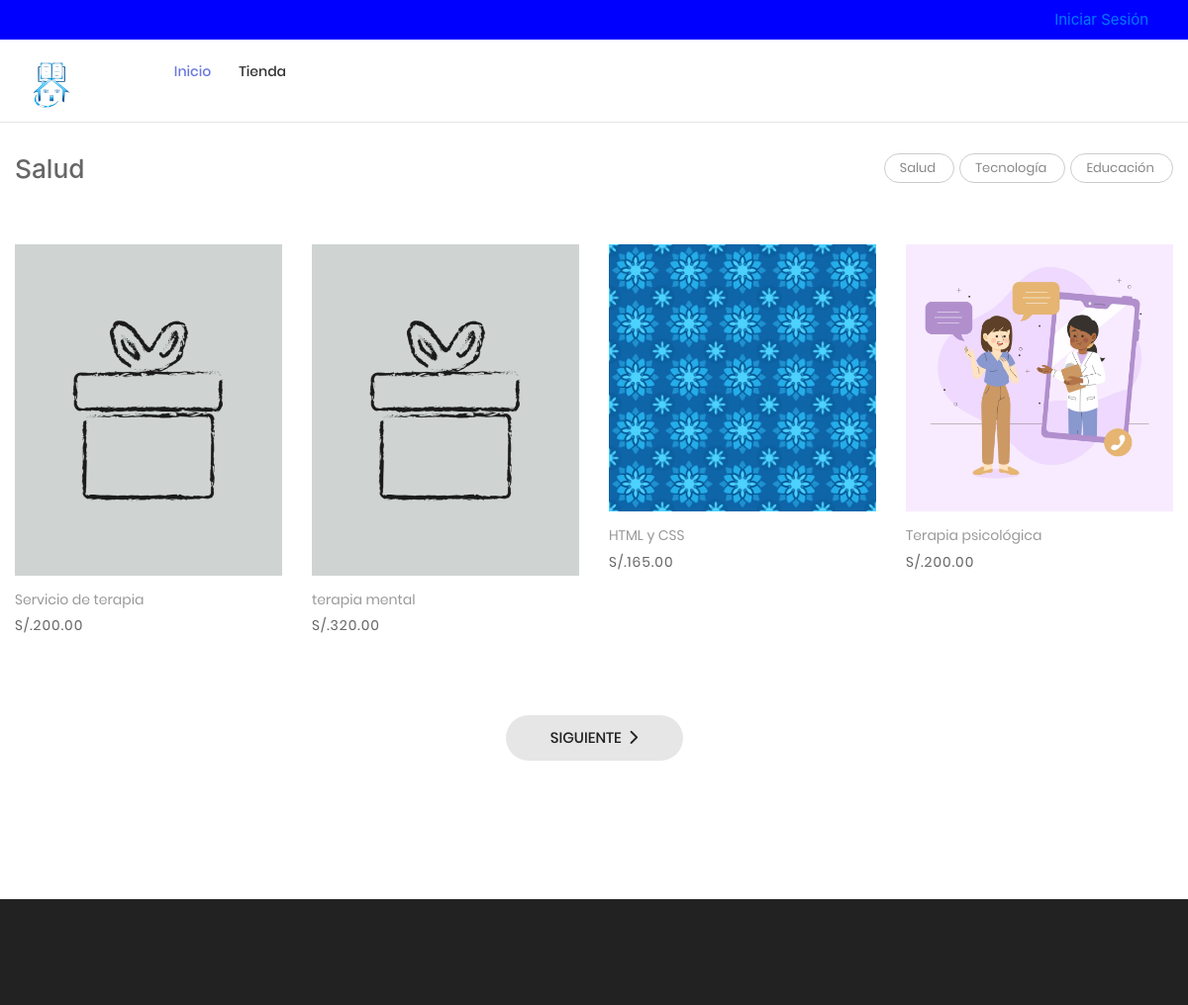
The app's page /tienda/categoria/1/salud with its own data.
### tables this page shows
CREATE TABLE `categoria` (
  `idcategoria` bigint NOT NULL AUTO_INCREMENT,
  `nombre` varchar(255) NOT NULL,
  `descripcion` text NOT NULL,
  `portada` varchar(100) NOT NULL,
  `datecreated` datetime NOT NULL DEFAULT CURRENT_TIMESTAMP,
  `ruta` varchar(255) NOT NULL,
  `status` int NOT NULL DEFAULT '1',
  PRIMARY KEY (`idcategoria`)
);

CREATE TABLE `servicio` (
  `idservicio` bigint NOT NULL AUTO_INCREMENT,
  `categoriaid` bigint NOT NULL,
  `codigo` varchar(30) NOT NULL,
  `nombre` varchar(255) NOT NULL,
  `descripcion` text NOT NULL,
  `precio` decimal(11,2) NOT NULL,
  `stock` int NOT NULL,
  `imagen` varchar(100) DEFAULT NULL,
  `datecreated` datetime NOT NULL DEFAULT CURRENT_TIMESTAMP,
  `ruta` varchar(255) NOT NULL,
  `status` int DEFAULT '2',
  `idpersona` bigint DEFAULT NULL,
  `valoracion` int DEFAULT '0',
  PRIMARY KEY (`idservicio`),
  KEY `categoriaid` (`categoriaid`),
  CONSTRAINT `servicio_ibfk_1` FOREIGN KEY (`categoriaid`) REFERENCES `categoria` (`idcategoria`) ON DELETE CASCADE ON UPDATE CASCADE
);

### Libraries/Core/Views.php (called while the page is built)
<?php
	class Views
	{
		function getView($controller,$view,$data="")
		{
			$controller = get_class($controller);
			if($controller == "Home"){
				$view = "Views/".$view.".php";
			}else{
				$view = "Views/".$controller."/".$view.".php";
			}
			require_once ($view);
		}
	}
 ?>

### index.php (called while the page is built, shortened)
<?php
	require_once("Helpers/Helpers.php");
	require_once("Libraries/Core/Load.php");
 ?>

### Libraries/Core/Mysql.php (called while the page is built, shortened)
<?php
	class Mysql extends Conexion
	{
		private $conexion;
		function __construct()
		{
			$this->conexion = new Conexion();
			$this->conexion = $this->conexion->conect();
		}
		public function select(string $query)
		{
			$this->strquery = $query;
        	$result = $this->conexion->prepare($this->strquery);
			$result->execute();
        	$data = $result->fetch(PDO::FETCH_ASSOC);
        	return $data;
		}
		public function select_all(string $query)
		{
			$this->strquery = $query;
        	$result = $this->conexion->prepare($this->strquery);
			$result->execute();
        	$data = $result->fetchall(PDO::FETCH_ASSOC);
        	return $data;
		}
	}
 ?>

### Libraries/Core/Conexion.php (called while the page is built)
<?php
class Conexion{
	private $conect;
	public function __construct(){
		$connectionString = "mysql:host=".DB_HOST.";dbname=".DB_NAME.";charset=".DB_CHARSET;
		try{
			$this->conect = new PDO($connectionString, DB_USER, DB_PASSWORD);
			$this->conect->setAttribute(PDO::ATTR_ERRMODE, PDO::ERRMODE_EXCEPTION);
		}catch(PDOException $e){
			$this->conect = 'Error de conexión';
		    echo "ERROR: " . $e->getMessage();
		}
	}
	public function conect(){
		return $this->conect;
	}
}
?>

### Models/TServicio.php (called while the page is built, shortened)
<?php
require_once("Libraries/Core/Mysql.php");
trait TServicio{
	public function getServiciosCategoriaT(int $idcategoria, string $ruta, $desde = null, $porpagina = null){
		$this->intIdcategoria = $idcategoria;
		$this->strRuta = $ruta;
		$where = "";
		if(is_numeric($desde) AND is_numeric($porpagina)){
			$where = " LIMIT ".$desde.",".$porpagina;
		}
		$this->con = new Mysql();
		$sql_cat = "SELECT idcategoria,nombre,ruta FROM categoria WHERE idcategoria = '{$this->intIdcategoria}'";
		$request = $this->con->select($sql_cat);
		if(!empty($request)){
			$this->strCategoria = $request['nombre'];
			$this->strRutaCategoria = $request['ruta'];
			$sql = "SELECT p.idservicio,
							p.codigo,
							p.nombre,
							p.descripcion,
							p.categoriaid,
							c.nombre as categoria,
							p.precio,
							p.ruta,
							p.stock
					FROM servicio p
					INNER JOIN categoria c
					ON p.categoriaid = c.idcategoria
					WHERE p.status != 0 AND p.categoriaid = $this->intIdcategoria AND c.ruta = '{$this->strRuta}'
					ORDER BY p.idservicio DESC ".$where;
					$request = $this->con->select_all($sql);
					if(count($request) > 0){
						for ($c=0; $c < count($request) ; $c++) {
							$intIdServicio = $request[$c]['idservicio'];
							$sqlImg = "SELECT img
									FROM imagen
									WHERE servicioid = $intIdServicio";
							$arrImg = $this->con->select_all($sqlImg);
							if(count($arrImg) > 0){
								for ($i=0; $i < count($arrImg); $i++) {
									$arrImg[$i]['url_image'] = media().'/images/uploads/'.$arrImg[$i]['img'];
								}
							}
							$request[$c]['images'] = $arrImg;
						}
					}
			$request = array('idcategoria' => $this->intIdcategoria,
								'ruta' => $this->strRutaCategoria,
								'categoria' => $this->strCategoria,
								'servicios' => $request
							);
		}
		return $request;
	}
}
 ?>

### Helpers/Helpers.php (called while the page is built, shortened)
<?php
	function base_url()
	{
		return BASE_URL;
	}
    function media()
    {
        return BASE_URL."/Assets";
    }
    function formatMoney($cantidad){
        $cantidad = number_format($cantidad,2,SPD,SPM);
        return $cantidad;
    }
    function getInfoPage(int $idpagina){
        require_once("Libraries/Core/Mysql.php");
        $con = new Mysql();
        $sql = "SELECT * FROM post WHERE idpost = $idpagina";
        $request = $con->select($sql);
        return $request;
    }
 ?>

### Models/TCategoria.php (called while the page is built, shortened)
<?php
require_once("Libraries/Core/Mysql.php");
trait TCategoria{
	public function getCategorias(){
		$this->con = new Mysql();
		$sql = "SELECT c.idcategoria, c.nombre, c.portada, c.ruta, count(p.categoriaid) AS cantidad
				FROM servicio p
				INNER JOIN categoria c
				ON p.categoriaid = c.idcategoria
				WHERE c.status = 1
				GROUP BY p.categoriaid, c.idcategoria";
		$request = $this->con->select_all($sql);
		if(count($request) > 0){
			for ($c=0; $c < count($request) ; $c++) {
				$request[$c]['portada'] = BASE_URL.'/Assets/images/uploads/'.$request[$c]['portada'];
			}
		}
		return $request;
	}
}
 ?>

### Views/Tienda/categoria.php (the view, shortened to what this page needs)
<?php
$arrServicios = $data['servicios'];
 ?>
<br><br><br>
<hr>
	<div class="bg0 m-t-23 p-b-140">
		<div class="container">
			<?php include_once('categorias.php')?>
			<div class="row isotope-grid">
			<?php
			if(!empty($arrServicios)){
				for ($p=0; $p < count($arrServicios); $p++) {
					$ruta = $arrServicios[$p]['ruta'];
					if(count($arrServicios[$p]['images']) > 0 ){
						$portada = $arrServicios[$p]['images'][0]['url_image'];
					}else{
						$portada = media().'/images/uploads/product.png';
					}
			 ?>
				<div class="col-sm-6 col-md-4 col-lg-3 p-b-35 isotope-item women">
					<div class="block2">
						<div class="block2-pic hov-img0">
							<img src="<?= $portada ?>" alt="<?= $arrServicios[$p]['nombre'] ?>">
						</div>
						<div class="block2-txt flex-w flex-t p-t-14">
							<div class="block2-txt-child1 flex-col-l ">
								<a href="<?= base_url().'/tienda/servicio/'.$arrServicios[$p]['idservicio'].'/'.$ruta; ?>" class="stext-104 cl4 hov-cl1 trans-04 js-name-b2 p-b-6">
									<?= $arrServicios[$p]['nombre'] ?>
								</a>
								<span class="stext-105 cl3">
									<?= SMONEY.formatMoney($arrServicios[$p]['precio']); ?>
								</span>
							</div>
							<div class="block2-txt-child2 flex-r p-t-3">
							</div>
						</div>
					</div>
				</div>
			<?php
				}
			}else{
				?>
			<p>No hay servicios para mostrar <a href="<?= base_url() ?>/tienda"> Ver servicios</a></p>
			<?php
			}
			?>
			</div>
			<?php
				if(count($data['servicios']) > 0){
					$nextPagina = $data['pagina'] + 1;
			 ?>
			<div class="flex-c-m flex-w w-full p-t-45">
			<?php if($data['pagina'] != $data['total_paginas']){ ?>
				<a href="<?= base_url() ?>/tienda/categoria/<?= $data['infoCategoria']['idcategoria'].'/'.$data['infoCategoria']['ruta'].'/'.$nextPagina ?>" class="flex-c-m stext-101 cl5 size-103 bg2 bor1 hov-btn1 p-lr-15 trans-04"> Siguiente &nbsp; <i class="fas fa-chevron-right"></i> </a>
			<?php } ?>
			</div>
			<?php
				}
			 ?>
		</div>
	</div>

### Views/Tienda/categorias.php
<div class="flex-w flex-sb-m p-b-52">
				<div class="flex-w flex-l-m filter-tope-group m-tb-10">
					<h3><?= $data['page_title']; ?></h3>
				</div>
				<div class="">
					<div class="">
						<div class="">
							<div class="flex-w p-t-4 m-r--5">
								<?php
									if(count($data['categorias']) > 0){
										foreach ($data['categorias'] as $categoria) {
								 ?>
								<a href="<?= base_url() ?>/tienda/categoria/<?= $categoria['idcategoria'].'/'.$categoria['ruta'] ?>" class="flex-c-m stext-107 cl6 size-301 bor7 p-lr-15 hov-tag1 trans-04 m-r-5 m-b-5">
									<?= $categoria['nombre'] ?> <span> &nbsp;</span>
								</a>
								<?php
										}
									}
								 ?>
							</div>
						</div>
					</div>
				</div>
			</div>

### Assets/tienda/css/main.css (style rules this page uses)
.container { max-width: 1380px; }
@media (max-width: 1600px) { .container { max-width: 1200px; } }
.block2-pic { position: relative; }
.block2-txt-child1 { width: calc(100% - 30px); }
.block2-txt-child2 { width: 30px; }
.cl3 { color: #666; }
.cl4 { color: #999; }
.cl5 { color: #222; }
.cl6 { color: #888; }
.stext-101 { font-family: Poppins-Medium; font-size: 15px; line-height: 1.466667; text-transform: uppercase; }
.stext-104 { font-family: Poppins-Regular; font-size: 14px; line-height: 1.466667; }
.stext-105 { font-family: Poppins-Regular; font-size: 14px; line-height: 1.466667; letter-spacing: 1px; }
.stext-107 { font-family: Poppins-Regular; font-size: 13px; line-height: 1.923; }
.size-103 { min-width: 179px; height: 46px; }
.size-301 { min-height: 30px; }
.bg0 { background-color: #fff; }
.bg2 { background-color: #e6e6e6; }
.bor1 { border-radius: 23px; }
.bor7 { border: 1px solid #ccc; border-radius: 15px; }
.hov-img0 { display: block; overflow: hidden; }
.hov-img0 img { width: 100%; -webkit-transition: transform 0.9s ease; -o-transition: transform 0.9s ease; -moz-transition: transform 0.9s ease; transition: transform 0.9s ease; }

### Assets/css/start.css (style rules this page uses)
body { font-family: -apple-system, BlinkMacSystemFont, Segoe UI, Roboto, Open Sans, Ubuntu, Fira Sans, Helvetica Neue, sans-serif; font-size: 1rem; margin: 0; }

### records on screen
categoria: nombre "Salud"
categoria: nombre "Tecnología"
categoria: nombre "Educación"
servicio: nombre "Servicio de terapia", precio "200.00"
servicio: nombre "terapia mental", precio "320.00"
servicio: shows a picture, nombre "HTML y CSS", precio "165.00"
servicio: shows a picture, nombre "Terapia psicológica", precio "200.00"
